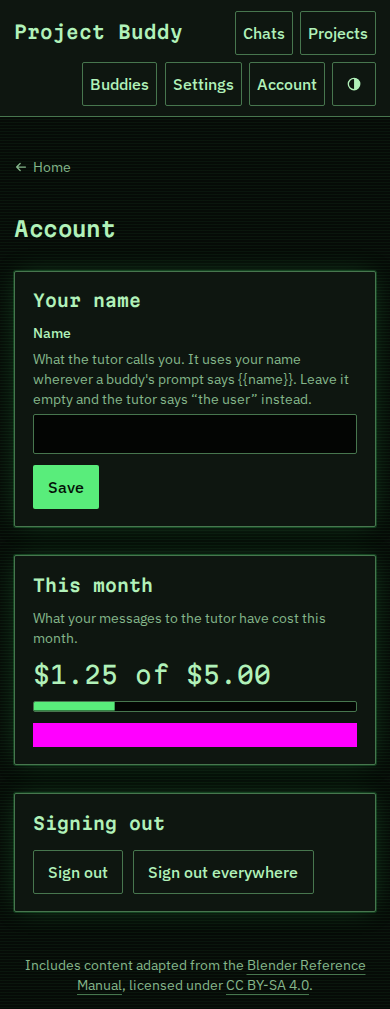
#> input picture apps/web/e2e/visual/account.spec.ts-snapshots/account-ay-liens-dark-390.png, 390 x 1009 px
$ python sample_texture.py ../../../../../apps/web/e2e/visual/account.spec.ts-snapshots/account-ay-liens-dark-390.png
#> lines starting #> are read from the running program, lines starting #| are printed output that depends on the picture
"""Sample the Ivory Vellum texture's light and dark areas.

Reads apps/web/public/textures/ivory-vellum.webp without changing it and
prints luminance percentiles of single pixels and of 8 px blocks (about one
glyph stem at body size), with the RGB of the lightest and darkest blocks.
Usage: python3 sample_texture.py PATH_TO_WEBP
"""
import sys
from PIL import Image

def lin(c):
    c /= 255
    return c / 12.92 if c <= 0.04045 else ((c + 0.055) / 1.055) ** 2.4

def lum(rgb):
    r, g, b = rgb
    return 0.2126 * lin(r) + 0.7152 * lin(g) + 0.0722 * lin(b)

img = Image.open(sys.argv[1]).convert("RGB")
#> img is the input picture: PIL image 390x1009 RGB; mean R, G, B 22.3, 29.3, 24.8
w, h = img.size
#> w = 390; h = 1009
px = img.load()
print(f"size {w}x{h}")
#| size 390x1009
pix = sorted((lum(px[x, y]), px[x, y]) for y in range(0, h, 2) for x in range(0, w, 2))
#> pix = 98475 items
def pct(arr, p):
    return arr[min(len(arr) - 1, int(len(arr) * p))]
for p in (0, 0.001, 0.01, 0.05, 0.5, 0.95, 0.99, 0.999, 1):
    L, c = pct(pix, p)
    print(f"pixel p{p*100:g}: L={L:.4f} rgb{c}")
#> this loop made 9 passes
#> (L, c) on passes 1 to 9: (0.00134, (3, 5, 3)), (0.00134, (3, 5, 3)), (0.00134, (3, 5, 3)), (0.00293, (6, 11, 7)), (0.00705, (14, 22, 16)), (0.269, (117, 152, 83)), (0.699, (161, 234, 185)), (0.758, (177, 241, 185)), (0.758, (177, 241, 185))
#| pixel p0: L=0.0013 rgb(3, 5, 3)
#| pixel p0.1: L=0.0013 rgb(3, 5, 3)
#| pixel p1: L=0.0013 rgb(3, 5, 3)
#| pixel p5: L=0.0029 rgb(6, 11, 7)
#| pixel p50: L=0.0070 rgb(14, 22, 16)
#| pixel p95: L=0.2686 rgb(117, 152, 83)
#| pixel p99: L=0.6993 rgb(161, 234, 185)
#| pixel p99.9: L=0.7576 rgb(177, 241, 185)
#> (further printed lines are left out)
B = 8
small = img.resize((w // B, h // B), Image.BOX)
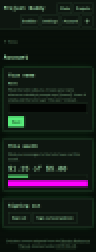
#> small: PIL image 48x126 RGB (shown 2 times larger); mean R, G, B 22.4, 29.4, 24.9
sp = small.load()
blocks = sorted((lum(sp[x, y]), sp[x, y]) for y in range(small.size[1]) for x in range(small.size[0]))
#> blocks = 6048 items
for p in (0, 0.01, 0.5, 0.99, 1):
    L, c = pct(blocks, p)
    print(f"block{B} p{p*100:g}: L={L:.4f} rgb{c}")
#> this loop made 5 passes
#> (L, c) on passes 1 to 5: (0.00134, (3, 5, 3)), (0.00134, (3, 5, 3)), (0.00705, (14, 22, 16)), (0.285, (255, 0, 255)), (0.641, (89, 237, 123))
#| block8 p0: L=0.0013 rgb(3, 5, 3)
#| block8 p1: L=0.0013 rgb(3, 5, 3)
#| block8 p50: L=0.0070 rgb(14, 22, 16)
#| block8 p99: L=0.2848 rgb(255, 0, 255)
#| block8 p100: L=0.6412 rgb(89, 237, 123)
mean = img.resize((1, 1), Image.BOX).getpixel((0, 0))
#> mean = (22, 29, 25)
print("mean rgb", mean, f"L={lum(mean):.4f}")
#| mean rgb (22, 29, 25) L=0.0112
